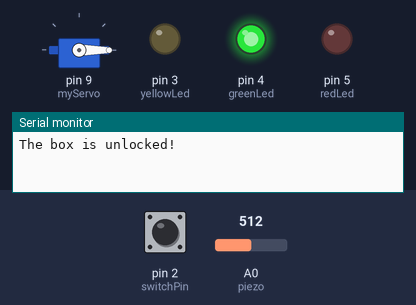
Simulated run of this sketch. Board: Arduino Uno, built with avr-gcc and run on an emulated ATmega328P. On the bench: servo, output pins drawn as LEDs (lit = HIGH), the last lines printed to the serial monitor. The test bench sets the inputs (shaded band); at power-on: pin 2 (switchPin) LOW, A0 (piezo) = 512.

Above: at 1.2 s.
1.3 s: pin 2 (switchPin) pulled HIGH for 0.15 s
At 2.4 s:
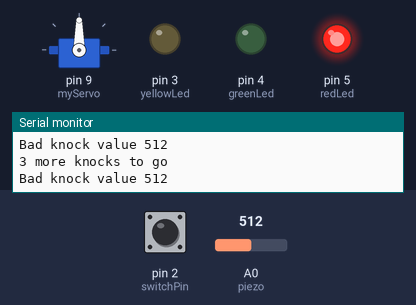
Timing chart, 0 to 4.3 s (numbered marks = the images above; inputs shaded):
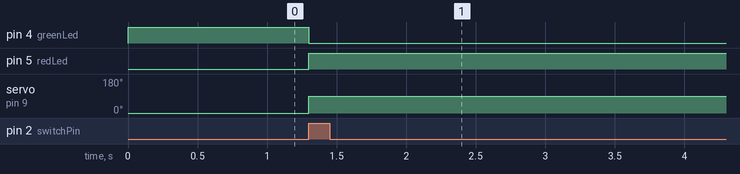

The sketch:

project-12.ino
```cpp
#include <Servo.h>

Servo myServo;

const int piezo = A0;
const int switchPin = 2;
const int yellowLed = 3;
const int greenLed = 4;
const int redLed = 5;

int knockVal;
int switchVal;

const int quietKnock = 10;
const int loudKnock = 100;
const unsigned long knockWindow = 3000;
unsigned long knockStart = 0;

boolean locked = false;
int numberOfKnocks = 0;

void setup() {
  myServo.attach(9);
  pinMode(yellowLed, OUTPUT);
  pinMode(greenLed, OUTPUT);
  pinMode(redLed, OUTPUT);
  pinMode(switchPin, INPUT);
  Serial.begin(9600);
  digitalWrite(greenLed, HIGH);
  myServo.write(0);
  Serial.println("The box is unlocked!");
}

void loop() {
  if (locked == false) {
    switchVal = digitalRead(switchPin);
    if (switchVal == HIGH) {
      locked = true;
      numberOfKnocks = 0;
      digitalWrite(greenLed, LOW);
      digitalWrite(redLed, HIGH);
      myServo.write(90);
      Serial.println("The box is locked!");
      delay(1000);
    }
  }

  if (locked == true) {
    if (numberOfKnocks > 0) {
      if (millis() - knockStart > knockWindow) {
        numberOfKnocks = 0;
        Serial.println("Knock window has expired");
      }
    }
    knockVal = analogRead(piezo);
    if (numberOfKnocks < 3 && knockVal > 0) {
      if (checkForKnock(knockVal) == true) {
        numberOfKnocks++;
        if (numberOfKnocks == 1) {
          knockStart = millis();
          Serial.println("Starting knock window");
        }
      }
      Serial.print(3 - numberOfKnocks);
      Serial.println(" more knocks to go");
    }

    if (numberOfKnocks >= 3) {
      locked = false;
      myServo.write(0);
      delay(20);
      digitalWrite(greenLed, HIGH);
      digitalWrite(redLed, LOW);
      Serial.println("The box is unlocked!");
    }
  }
}

boolean checkForKnock(int value) {
  if (value > quietKnock && value < loudKnock) {
    digitalWrite(yellowLed, HIGH);
    delay(50);
    digitalWrite(yellowLed, LOW);
    Serial.print("Valid knock of value ");
    Serial.println(value);
    return true;
  } else {
    Serial.print("Bad knock value ");
    Serial.println(value);
    return false;
  }
}
```

Measured:
- after the input at 1.3 s, pin 4 (greenLed): HIGH → LOW at once; pin 5 (redLed): LOW → HIGH at once; servo on pin 9 (myServo): 0° → 90° at once
